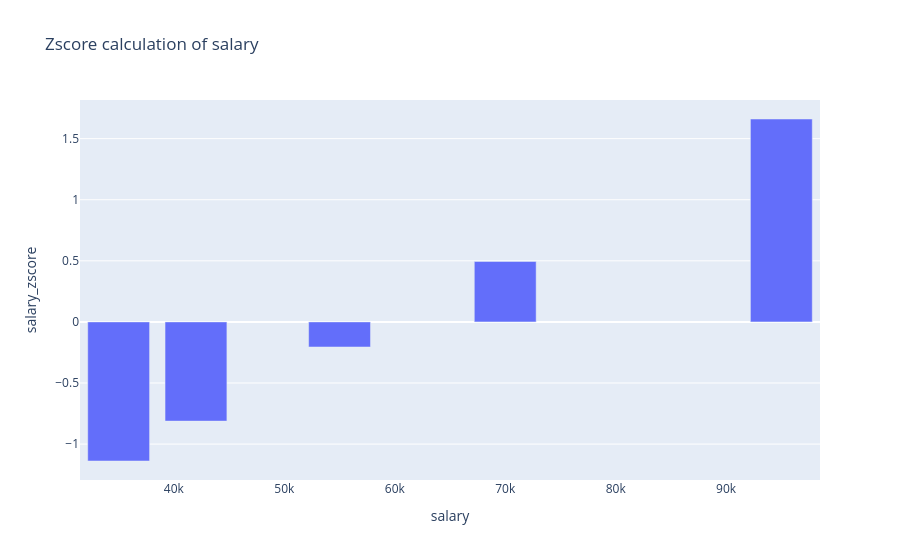

Notebook source saved alongside this figure:
### Markdown cell above
## 6. Calculate Z-score for Salary

### Code cell
df["salary_zscore"]= stats.zscore(df["salary"])
df[["salary", "salary_zscore"]]
fig= px.bar(
    df,
    x="salary",
    y="salary_zscore",
    title="Zscore calculation of salary"
)
fig.show()
fig.write_image("./outputs/zScore_for_salary.png")

### Figure 1 — Plotly figure (JSON) as saved in the notebook; plotly's stock layout.template omitted (floating-point values rounded to 4 significant figures)
{"data": [{"hovertemplate": "salary=%{x}<br>salary_zscore=%{y}<extra></extra>", "legendgroup": "", "marker": {"color": "#636efa", "pattern": {"shape": ""}}, "name": "", "orientation": "v", "showlegend": false, "textposition": "auto", "type": "bar", "x": [35000, 42000, 55000, 70000, 95000], "xaxis": "x", "y": [-1.138, -0.8118, -0.2053, 0.4945, 1.661], "yaxis": "y"}], "layout": {"barmode": "relative", "legend": {"tracegroupgap": 0}, "title": {"text": "Zscore calculation of salary"}, "xaxis": {"anchor": "y", "domain": [0, 1], "title": {"text": "salary"}}, "yaxis": {"anchor": "x", "domain": [0, 1], "title": {"text": "salary_zscore"}}}}
